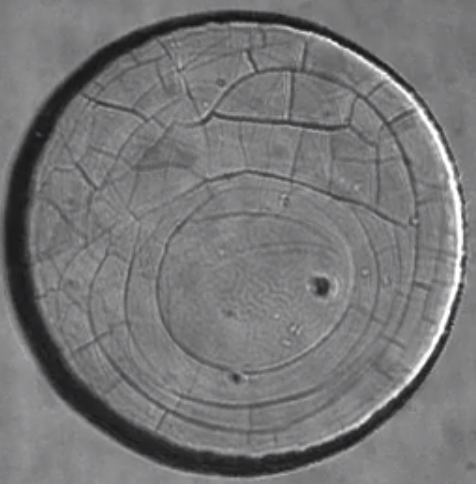
#> input picture image_processing_projects/ORBtest/img/4-3.PNG, 476 x 484 px, found by its file name
$ python all_the_blur.py   (older library calls are emulated)
#> lines starting #> are read from the running program, lines starting #| are printed output that depends on the picture; after the words box and inside, x2 and y2 are one past the last pixel; in counts of white or black regions, pixels touching at a corner belong together
import cv2
import numpy as np
from matplotlib import pyplot as plt
img = cv2.imread('/home/kriskim/Documents/Python/pictures/4-3.PNG',0)
#> img: shape (484, 476); min 21, max 255, mean 118.7


kernel = np.ones((5,5),np.uint8)
kernel2 = np.ones((3,3),np.uint8)
erosion = cv2.erode(img,kernel,iterations = 4)
opening = cv2.morphologyEx(erosion, cv2.MORPH_OPEN, kernel)
gaus = cv2.GaussianBlur(erosion,(5,5),0)
median = cv2.medianBlur(erosion,1)
bila = cv2.bilateralFilter(opening,11,75,75)
dilation = cv2.dilate(bila,kernel2,iterations = 4)
gradient = cv2.morphologyEx(bila, cv2.MORPH_GRADIENT, kernel)
#blurring
gaus = cv2.GaussianBlur(erosion,(5,5),0)
median = cv2.medianBlur(erosion,1)
bila = cv2.bilateralFilter(img,9,75,75)

#####################################################
#Thresh holding
gausth = cv2.adaptiveThreshold(gradient,255,cv2.ADAPTIVE_THRESH_GAUSSIAN_C,\
            cv2.THRESH_BINARY,11,2) #adaptive gaussian
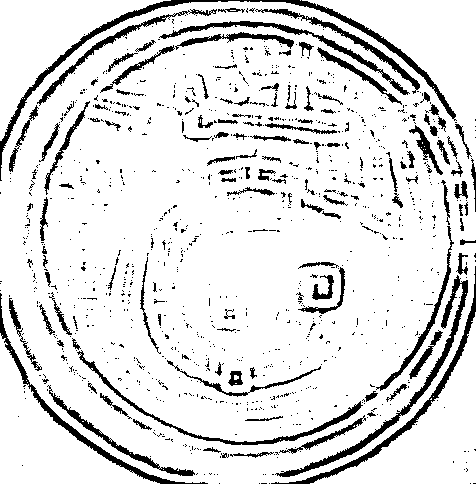
#> gausth: shape (484, 476); 88% white; 1054 black regions (920 under 20 px), largest, box (x1, y1, x2, y2) and area: (0, 0, 457, 181) 2711, (275, 275, 468, 477) 1910, (271, 266, 476, 484) 1563
mean = cv2.adaptiveThreshold(gradient,255,cv2.ADAPTIVE_THRESH_MEAN_C,\
            cv2.THRESH_BINARY,11,2)# adaptive mean
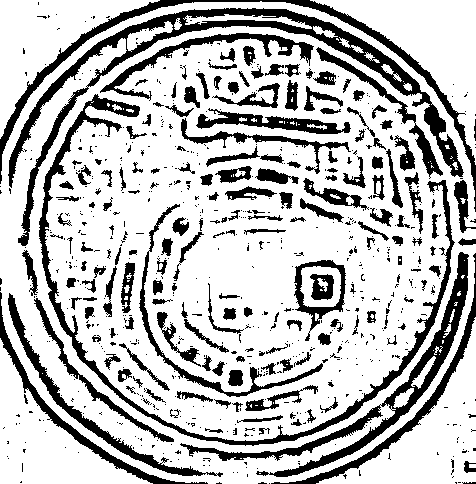
#> mean: shape (484, 476); 74.5% white; 733 black regions (553 under 20 px), largest, box (x1, y1, x2, y2) and area: (8, 8, 464, 246) 8764, (39, 94, 455, 446) 5796, (180, 252, 469, 477) 5090
ret,otsu = cv2.threshold(gradient,0,255,cv2.THRESH_BINARY+cv2.THRESH_OTSU)
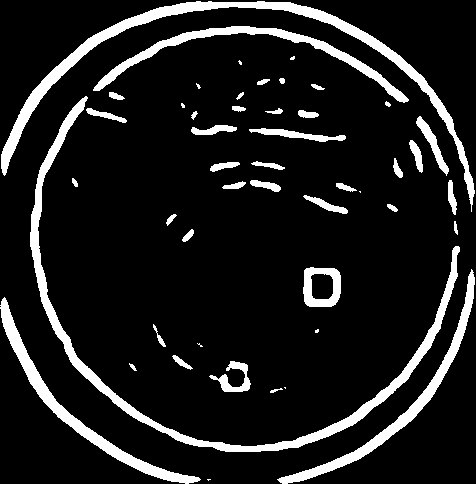
#> otsu: shape (484, 476); 11.4% white; 48 white regions (9 under 20 px), largest, box (x1, y1, x2, y2) and area: (30, 96, 460, 452) 6520, (1, 1, 475, 212) 5886, (0, 297, 201, 484) 2975
#> ret = 19
#################################################################################3
# molphological
kernel = np.ones((5,5),np.uint8)
gradient = cv2.morphologyEx(img, cv2.MORPH_GRADIENT, kernel)
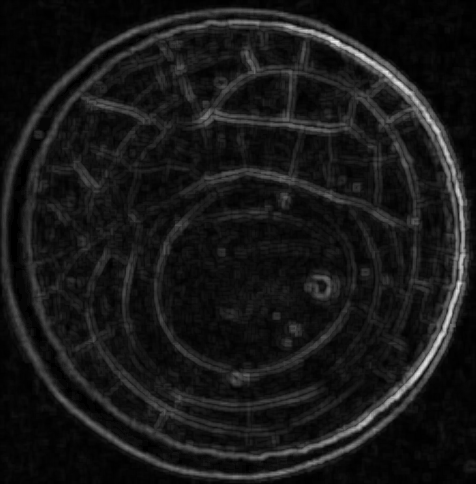
#> gradient: shape (484, 476); min 0, max 234, mean 23.7
erosion = cv2.erode(img,kernel,iterations = 1)
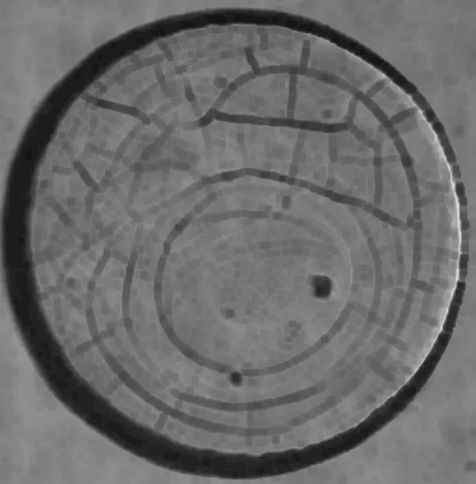
#> erosion: shape (484, 476); min 21, max 228, mean 107
opening = cv2.morphologyEx(erosion, cv2.MORPH_OPEN, kernel)
closing = cv2.morphologyEx(mean, cv2.MORPH_CLOSE, kernel)
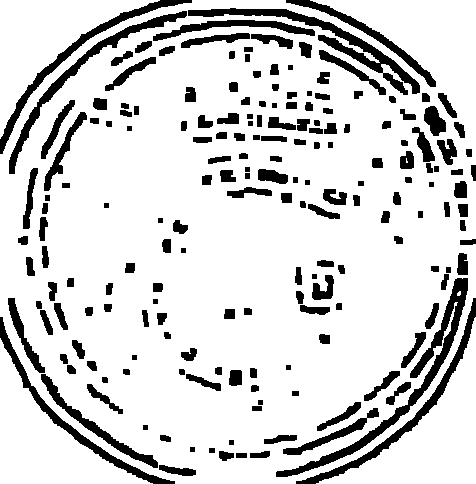
#> closing: shape (484, 476); 83.8% white; 189 black regions, largest, box (x1, y1, x2, y2) and area: (276, 278, 468, 477) 3018, (188, 8, 420, 95) 2677, (9, 11, 187, 174) 1910
dilation = cv2.dilate(img,kernel,iterations = 1)
########################################################3
#image gradients
lapla = cv2.Laplacian(median,cv2.CV_64F)
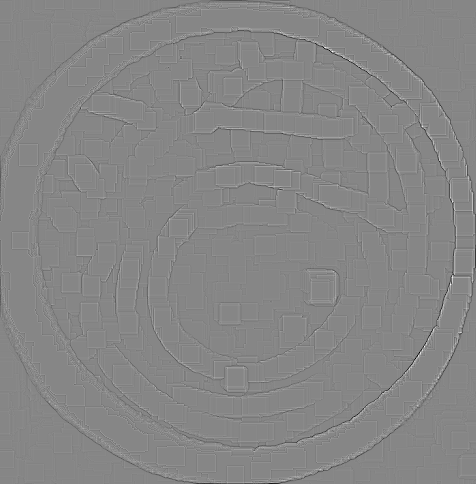
#> lapla: shape (484, 476) float64; min -94, max 84, mean 0; drawn with min black and max white

###
#canny edge
cv2.imshow('kak',closing)
k = cv2.waitKey(0)
#> (key Esc is pressed here)
if k == 27:         # wait for ESC key to exit
    cv2.destroyAllWindows()
elif k == ord('s'): # wait for 's' key to save and exit
    cv2.imwrite('/home/kriskim/Documents/Python/FindCircle/circled_eye.png',gausth)
    cv2.destroyAllWindows()
